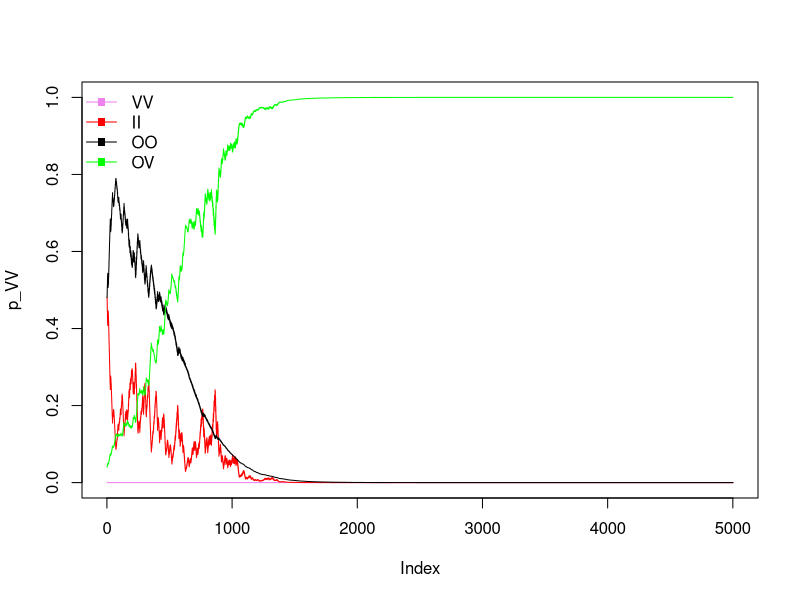
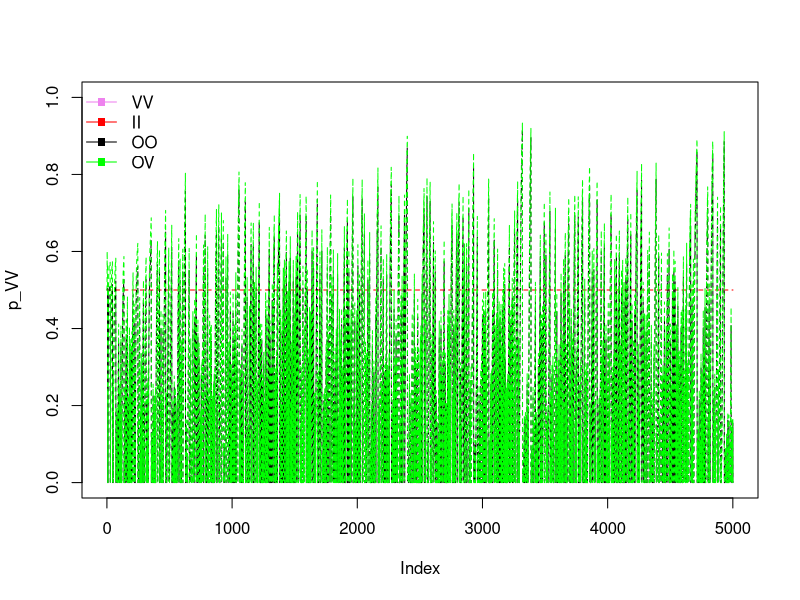

Source code (R) for these figures, in order:
###initial pop conditions
timesteps <- 5000 #length of simulation

##parameters
bn <- 1    ##avg broodsize of adult with non-adaptive behavior
ba <- 1.5 ##avg broodsize of adult with adaptive behavior. ba > bn
p_as <- 0.2  #prob an adapted adult produces stressed offspring
p_ns <- 0.8  #prob an nonadapted adult produces stressed offspring
s <- 0.5	#prob individual learner succesfully acquires adaptive behavior
U <- 0.2  #prob environment changes states
mu_s <- 0.1	#mortality rate of social learners
mu_i <- 0.2 #mortality rate of individual learners
#mu_n <- 1 # excess mortality factor of non-adapted individuals (to be added at some point with overlapping generations)

#create bins to store recursion values for each type

n_VVJH <- rep(0,timesteps + 1)
n_VVJS <- rep(0,timesteps + 1)
n_IIJH <- rep(0,timesteps + 1)
n_IIJS <- rep(0,timesteps + 1)
n_OOJH <- rep(0,timesteps + 1)
n_OOJS <- rep(0,timesteps + 1)
n_OVJH <- rep(0,timesteps + 1)
n_OVJS <- rep(0,timesteps + 1)


n_VVAa <- rep(0,timesteps + 1)
n_VVAn <- rep(0,timesteps + 1)
n_IIAa <- rep(0,timesteps + 1)
n_IIAn <- rep(0,timesteps + 1)
n_OOAa <- rep(0,timesteps + 1)
n_OOAn <- rep(0,timesteps + 1)
n_OVAa <- rep(0,timesteps + 1)
n_OVAn <- rep(0,timesteps + 1)

n_Aa <- rep(0,timesteps + 1)
n_An <- rep(0,timesteps + 1)
N <- rep(0,timesteps + 1)
u <- rep(0,timesteps + 1)
fa <- rep(0,timesteps + 1)
fn <- rep(0,timesteps + 1)

N0 <- 240
n_VVAa[1] <- 00
n_VVAn[1] <- 00
n_IIAa[1] <- 200
n_IIAn[1] <- 200
n_OOAa[1] <- 200
n_OOAn[1] <- 200
n_OVAa[1] <- 20
n_OVAn[1] <- 20
n_An[1] <- n_VVAn[1] + n_IIAn[1] + n_OOAn[1] + n_OVAn[1]
n_Aa[1] <- n_VVAa[1] + n_IIAa[1] + n_OOAa[1] + n_OVAa[1]

n_VVJH[1] <- 00
n_VVJS[1] <- 00
n_IIJH[1] <- 100
n_IIJS[1] <- 100
n_OOJH[1] <- 100
n_OOJS[1] <- 100
n_OVJH[1] <- 10
n_OVJH[1] <- 10

u[1] <- 0
N[1] <- n_VVAa[1] + n_VVAn[1] + n_IIAa[1] + n_IIAn[1] + n_OOAa[1] + n_OOAn[1] + n_OVAa[1] + n_OVAn[1] + n_VVJH[1] + n_VVJS[1] + n_IIJH[1] + n_IIJS[1] + n_OOJH[1] + n_OOJS[1] + n_OVJH[1] + n_OVJS[1]
fa[1]<- (n_Aa[1]*ba)/(n_Aa[1]*ba + n_An[1]*bn)
fn[1]<- (n_An[1]*bn)/(n_Aa[1]*ba + n_An[1]*bn)

#recursions
for (t in 1:timesteps)
{
    # juvenile recruitment
    n_VVJH[t+1] <- (n_VVAa[t])*ba*(1 - p_as) + (n_VVAn[t])*bn*(1 - p_ns)
    n_VVJS[t+1] <- (n_VVAa[t])*ba*p_as + (n_VVAn[t])*bn*p_ns
    n_IIJH[t+1] <- (n_IIAa[t])*ba*(1 - p_as) + (n_IIAn[t])*bn*(1 - p_ns)
    n_IIJS[t+1] <- (n_IIAa[t])*ba*p_as + (n_IIAn[t])*bn*p_ns
    n_OOJH[t+1] <- (n_OOAa[t])*ba*(1 - p_as) + (n_OOAn[t])*bn*(1 - p_ns)
    n_OOJS[t+1] <- (n_OOAa[t])*ba*p_as + (n_OOAn[t])*bn*p_ns
    n_OVJH[t+1] <- n_OVAa[t]*ba*(1 - p_as) + n_OVAn[t]*bn*(1 - p_ns)
    n_OVJS[t+1] <- n_OVAa[t]*ba*p_as + n_OVAn[t]*bn*p_ns

    #adult recruitment
    n_VVAa[t+1] <- (n_VVJS[t] + n_VVJH[t])*(1-u[t])*fa[t]*(1-mu_s)
    n_VVAn[t+1] <- (n_VVJS[t] + n_VVJH[t])*((1-u[t])*fn[t] + u[t])*(1-mu_s)
    n_IIAa[t+1] <- (n_IIJS[t] + n_IIJH[t])*s*(1-mu_i)
    n_IIAn[t+1] <- (n_IIJS[t] + n_IIJH[t])*(1-s)*(1-mu_i)
    # n_OOAa[t+1] <- (n_OOJS[t] + n_OOJH[t])*(n_Aa[t]/N[t])*(1-u[t])*(1-mu_s)
    # n_OOAn[t+1] <- (n_OOJS[t] + n_OOJH[t])*((1-u[t])*(n_An[t]/N[t]) + u[t])*(1-mu_s)
    n_OOAa[t+1] <- (n_OOJS[t] + n_OOJH[t])*(n_Aa[t]/(n_Aa[t] + n_An[t]))*(1-u[t])*(1-mu_s)
    n_OOAn[t+1] <- (n_OOJS[t] + n_OOJH[t])*((1-u[t])*(n_An[t]/(n_Aa[t] + n_An[t])) + u[t])*(1-mu_s)
    n_OVAa[t+1] <- (n_OVJS[t]*(n_Aa[t]/(n_Aa[t] + n_An[t])) + n_OVJH[t]*fa[t])*(1-u[t])*(1-mu_s)
    n_OVAn[t+1] <- (n_OVJS[t]*((1-u[t])*(n_An[t]/(n_Aa[t] + n_An[t])) + u[t]) + n_OVJH[t]*((1-u[t])*fn[t]+ u[t]))*(1-mu_s)


    n_Aa[t+1] <- n_VVAa[t+1] + n_IIAa[t+1] + n_OOAa[t+1] + n_OVAa[t+1]
    n_An[t+1] <- n_VVAn[t+1] + n_IIAn[t+1] + n_OOAn[t+1] + n_OVAn[t+1]
    N[t+1] <- n_VVAa[t+1] + n_VVAn[t+1] + n_IIAa[t+1] + n_IIAn[t+1] + n_OOAa[t+1] + n_OOAn[t+1] + n_OVAa[t+1] + n_OVAn[t+1] + n_VVJH[t+1] + n_VVJS[t+1] + n_IIJH[t+1] + n_IIJS[t+1] + n_OOJH[t+1] + n_OOJS[t+1] + n_OVJH[t+1] + n_OVJS[t+1]
    u[t+1] <- rbinom(n=1,prob=U,size=1) #sample environment changing
    fa[t+1]<- (n_Aa[t+1]*ba)/(n_Aa[t+1]*ba + n_An[t+1]*bn)
    fn[t+1]<- (n_An[t+1]*bn)/(n_Aa[t+1]*ba + n_An[t+1]*bn)
}

# compute proportions of each strategy for summary plot
p_VV <- ( n_VVJH + n_VVJS + n_VVAa + n_VVAn ) / N
p_II <- ( n_IIJH + n_IIJS + n_IIAa + n_IIAn ) / N
p_OO <- ( n_OOJH + n_OOJS + n_OOAa + n_OOAn ) / N
p_OV <- ( n_OVJH + n_OVJS + n_OVAa + n_OVAn ) / N

q_VV <-  n_VVAa / ( n_VVAa + n_VVAn )
q_II <-  n_IIAa / ( n_IIAa + n_IIAn )
q_OO <-  n_OOAa / ( n_OOAa + n_OOAn )
q_OV <-  n_OVAa / ( n_OVAa + n_OVAn )



plot( p_VV , ylim=c(0,1) , type="l" , col="violet")
lines( 1:length(p_II) , p_II , col="red" )
lines( 1:length(p_OO) , p_OO , col="black")
lines( 1:length(p_OV) , p_OV , col="green")
legend("topleft" , c("VV", "II", "OO" , "OV" ) , lty=1 , lwd=c(1,1,1,1,1) , col=c("violet", "red", "black" , "green" ) , pch=c(15,15,15,15,15) ,bty='n')

plot( p_VV , ylim=c(0,1) , type="l" , col="white")
lines( 1:length(q_VV) , q_VV , lty=2 , col="violet")
lines( 1:length(q_II) , q_II , lty=2 , col="red" )
lines( 1:length(q_OO) , q_OO , lty=2 , col="black")
lines( 1:length(q_OV) , q_OV , lty=2 , col="green")


legend("topleft" , c("VV", "II", "OO" , "OV" ) , lty=1 , lwd=c(1,1,1,1,1) , col=c("violet", "red", "black" , "green" ) , pch=c(15,15,15,15,15) ,bty='n')


# # age structure
# p_JVV <- ( n_VVJS + n_VVJH ) / ( n_VVJH + n_VVJS + n_VVAa + n_VVAn )
# p_AVV <- ( n_VVAa + n_VVAn ) / ( n_VVJH + n_VVJS + n_VVAa + n_VVAn )
# plot( p_JVV , ylim=c(0,1) , type="l" )

# p_JII <- ( n_IIJS + n_IIJH ) / ( n_IIJH + n_IIJS + n_IIAa + n_IIAn )
# p_AII <- ( n_IIAa + n_IIAn ) / ( n_IIJH + n_IIJS + n_IIAa + n_IIAn )
# plot( p_JII , ylim=c(0,1) , type="l" )

# p_JOO <- ( n_OOJS + n_OOJH ) / ( n_OOJH + n_OOJS + n_OOAa + n_OOAn )
# p_AOO <- ( n_OOAa + n_OOAn ) / ( n_OOJH + n_OOJS + n_OOAa + n_OOAn )
# plot( p_JOO , ylim=c(0,1) , type="l" )

# p_JOV <- ( n_OVJS + n_OVJH ) / ( n_OVJH + n_OVJS + n_OVAa + n_OVAn )
# p_AOV <- ( n_OVAa + n_OVAn ) / ( n_OVJH + n_OVJS + n_OVAa + n_OVAn )
# plot( p_JOV , ylim=c(0,1) , type="l" )
